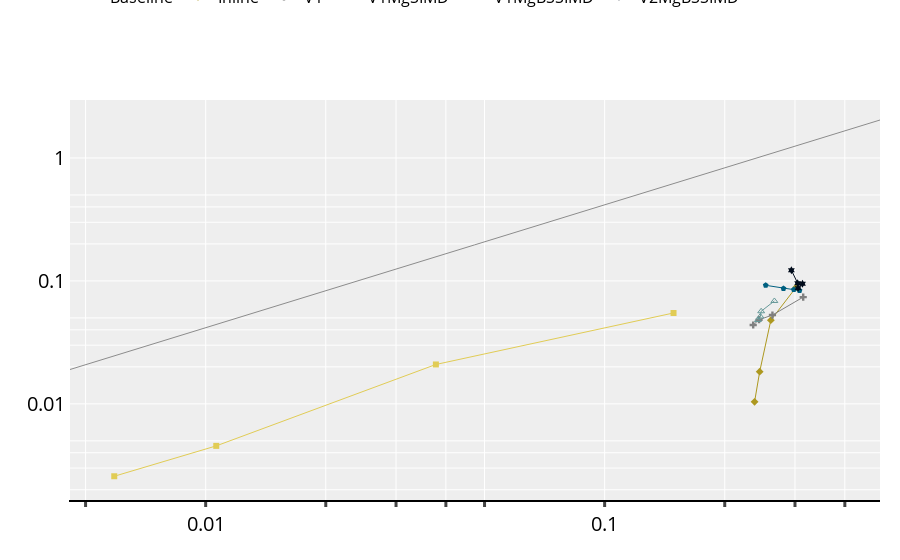

Notebook code for this chart:
### Code cell
# flops/cycle vs oi
fig = go.Figure()

# func_alias = ['Inline', 'Inline+simd', 'Vec', 'VecMg', 'VecMgSIMD', 'VecMgSIMDcsum', 'VecMgRand', 'VecMgRandSIMD', 'VecStructMg','VecStructMgSIMD']

major_improvement = ['Baseline', 'Inline', 'V1', 'V1MgSIMD', 'V1MgBSSIMD', 'V2MgBSSIMD']
#colors=px.colors.sequential.Cividis[::-1]
colors = ['#e1cc55', '#ad981f',  '#808080', '#669999',  '#006080', '#000b1a']

for j, func in enumerate(major_improvement):
    same = res_mem.loc[(res_mem['function']==func)]
    fig.add_trace(go.Scatter(x=(same["intops"]+same["flops"])/same["avg_mem"],
                             y=(same["intops"]+same["flops"])/same['cycles'], 
                             name=f"{func}",
                             mode='lines+markers', marker=dict(symbol=marker_symbols[j+1],size=6),
                             line=dict(color=colors[j], width=1)))

txval=[0.001,0.002,0.003,0.004,0.005,0.01,0.02,0.03,0.04,0.05,0.1,0.2,0.3,0.4,0.5,1] 
txtxt=['' for i in range(len(txval))] 
txtxt[0]='0.001'
txtxt[5]='0.01'
txtxt[10]='0.1'
txtxt[-1]='1'

tyval=[0.0005,0.001,0.002,0.003,0.004,0.005,0.01, 0.02,0.03,0.04,0.05,0.1, 0.2,0.3,0.4,0.5,1] 
tytxt=['' for i in range(len(tyval))] 
tytxt[1]='0.001'
tytxt[6]='0.01'
tytxt[11]='0.1'
tytxt[-1]='1'
legend_font=dict(size=16,color='#000000')

fig.update_layout(xaxis=dict(showline=True, showgrid=True,
                             linecolor='rgb(0, 0, 0)', linewidth=2,rangemode="normal",
                             tickwidth=3, tickfont=num_font, ticks='outside',tickvals=txval,ticktext=txtxt),
                  yaxis=dict(tickfont=num_font, zeroline=False, showticklabels=True,
                             rangemode="nonnegative", tickvals=tyval,ticktext=tytxt,
                             showline=True),
                  showlegend=True, legend=dict(orientation='h', valign='top', x=0, y=1.3, yanchor='top',xanchor='left',
                                     traceorder="normal", font=legend_font),
                  margin=dict(autoexpand=False, l=70, r=20, t=100,b=60),
                  plot_bgcolor="#eeeeee"
                  )
fig.update_xaxes(type="log")
fig.update_yaxes(type="log")


x_vals = [i*0.01 for i in range(50)]
y_vals = [4.16*i for i in x_vals]
fig.add_trace(go.Scatter(x=x_vals, y=y_vals, showlegend=False,
                            mode='lines',#marker=dict(symbol=marker_symbols[j],size=5),
                            line=dict(color="#8c8c8c", width=1))
                            )

fig.show()
fig.write_image("intflops_roofline_deg5.pdf")

### Figure 1 — Plotly figure (JSON) as saved in the notebook; plotly's stock layout.template omitted (floating-point values rounded to 4 significant figures)
{"data": [{"line": {"color": "#e1cc55", "width": 1}, "marker": {"size": 6, "symbol": "square"}, "mode": "lines+markers", "name": "Baseline", "type": "scatter", "x": [0.1488, 0.03776, 0.01063, 0.0059], "y": [0.05484, 0.0209, 0.004548, 0.002574]}, {"line": {"color": "#ad981f", "width": 1}, "marker": {"size": 6, "symbol": "diamond"}, "mode": "lines+markers", "name": "Inline", "type": "scatter", "x": [0.3018, 0.261, 0.2447, 0.2376], "y": [0.0886, 0.04795, 0.01825, 0.01038]}, {"line": {"color": "#808080", "width": 1}, "marker": {"size": 6, "symbol": "cross"}, "mode": "lines+markers", "name": "V1", "type": "scatter", "x": [0.3146, 0.2634, 0.2438, 0.2357], "y": [0.07382, 0.05276, 0.04834, 0.04379]}, {"line": {"color": "#669999", "width": 1}, "marker": {"size": 6, "symbol": "triangle-up-open"}, "mode": "lines+markers", "name": "V1MgSIMD", "type": "scatter", "x": [0.2664, 0.2468, 0.2456, 0.2423], "y": [0.06867, 0.05661, 0.05141, 0.04811]}, {"line": {"color": "#006080", "width": 1}, "marker": {"size": 6, "symbol": "pentagon"}, "mode": "lines+markers", "name": "V1MgBSSIMD", "type": "scatter", "x": [0.2533, 0.2807, 0.2979, 0.308], "y": [0.09211, 0.08685, 0.08495, 0.0835]}, {"line": {"color": "#000b1a", "width": 1}, "marker": {"size": 6, "symbol": "hexagram"}, "mode": "lines+markers", "name": "V2MgBSSIMD", "type": "scatter", "x": [0.2938, 0.3046, 0.3054, 0.3133], "y": [0.1223, 0.0959, 0.08738, 0.09475]}, {"line": {"color": "#8c8c8c", "width": 1}, "mode": "lines", "showlegend": false, "type": "scatter", "x": [0, 0.01, 0.02, 0.03, 0.04, 0.05, 0.06, 0.07, 0.08, 0.09, 0.1, 0.11, 0.12, 0.13, 0.14, 0.15, 0.16, 0.17, 0.18, 0.19, 0.2, 0.21, 0.22, 0.23, 0.24, 0.25, 0.26, 0.27, 0.28, 0.29, 0.3, 0.31, 0.32, 0.33, 0.34, 0.35, 0.36, 0.37, 0.38, 0.39, 0.4, 0.41, 0.42, 0.43, 0.44, 0.45, 0.46, 0.47, 0.48, 0.49], "y": [0, 0.0416, 0.0832, 0.1248, 0.1664, 0.208, 0.2496, 0.2912, 0.3328, 0.3744, 0.416, 0.4576, 0.4992, 0.5408, 0.5824, 0.624, 0.6656, 0.7072, 0.7488, 0.7904, 0.832, 0.8736, 0.9152, 0.9568, 0.9984, 1.04, 1.082, 1.123, 1.165, 1.206, 1.248, 1.29, 1.331, 1.373, 1.414, 1.456, 1.498, 1.539, 1.581, 1.622, 1.664, 1.706, 1.747, 1.789, 1.83, 1.872, 1.914, 1.955, 1.997, 2.038]}], "layout": {"legend": {"font": {"color": "#000000", "size": 16}, "orientation": "h", "traceorder": "normal", "valign": "top", "x": 0, "xanchor": "left", "y": 1.3, "yanchor": "top"}, "margin": {"autoexpand": false, "b": 60, "l": 70, "r": 20, "t": 100}, "plot_bgcolor": "#eeeeee", "showlegend": true, "xaxis": {"linecolor": "rgb(0, 0, 0)", "linewidth": 2, "rangemode": "normal", "showgrid": true, "showline": true, "tickfont": {"color": "#000000", "size": 20}, "ticks": "outside", "ticktext": ["0.001", "", "", "", "", "0.01", "", "", "", "", "0.1", "", "", "", "", "1"], "tickvals": [0.001, 0.002, 0.003, 0.004, 0.005, 0.01, 0.02, 0.03, 0.04, 0.05, 0.1, 0.2, 0.3, 0.4, 0.5, 1], "tickwidth": 3, "type": "log"}, "yaxis": {"rangemode": "nonnegative", "showline": true, "showticklabels": true, "tickfont": {"color": "#000000", "size": 20}, "ticktext": ["", "0.001", "", "", "", "", "0.01", "", "", "", "", "0.1", "", "", "", "", "1"], "tickvals": [0.0005, 0.001, 0.002, 0.003, 0.004, 0.005, 0.01, 0.02, 0.03, 0.04, 0.05, 0.1, 0.2, 0.3, 0.4, 0.5, 1], "type": "log", "zeroline": false}}}
